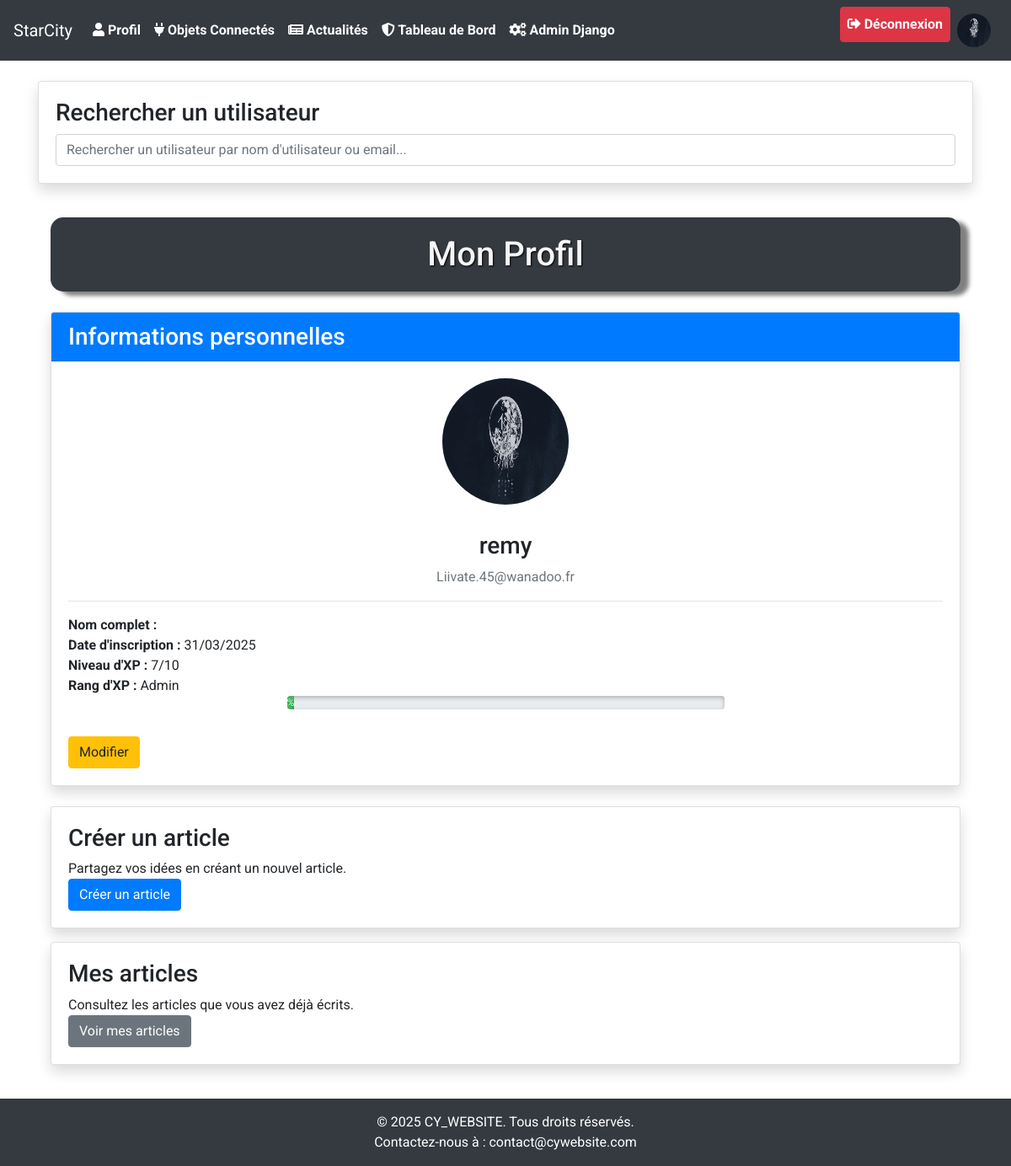
The page /news/visualisation/ (signed in) on the database its author committed.
### news/models.py (models this page shows)
class SiteAppearance(models.Model):
    PRIMARY_COLOR_CHOICES = [
        ('#1e2a47', 'Bleu foncé (défaut)'),
        ('#28a745', 'Vert'),
        ('#dc3545', 'Rouge'),
        ('#ffc107', 'Jaune'),
        ('#17a2b8', 'Bleu clair'),
        ('#6610f2', 'Violet'),
        ('#fd7e14', 'Orange'),
        ('#343a40', 'Noir'),
    ]
    FONT_CHOICES = [
        ('Roboto, sans-serif', 'Roboto (défaut)'),
        ('Arial, sans-serif', 'Arial'),
        ('Helvetica, sans-serif', 'Helvetica'),
        ('Times New Roman, serif', 'Times New Roman'),
        ('Georgia, serif', 'Georgia'),
        ('Courier New, monospace', 'Courier New'),
    ]
    primary_color = models.CharField(max_length=20, choices=PRIMARY_COLOR_CHOICES, default='#1e2a47')
    font_family = models.CharField(max_length=50, choices=FONT_CHOICES, default='Roboto, sans-serif')
    enable_animations = models.BooleanField(default=True)
    site_title = models.CharField(max_length=100, default='StarCity')
    footer_text = models.CharField(max_length=200, default='© 2025 CY_WEBSITE. Tous droits réservés.')
    class Meta:
        verbose_name = "Apparence du site"
        verbose_name_plural = "Apparence du site"
    @classmethod
    def get_current(cls):
        appearance, created = cls.objects.get_or_create(pk=1)
        return appearance

### user/models.py (models this page shows, shortened)
class User(AbstractUser):
    profile_picture = models.ImageField(
        upload_to='data/profile_pictures/',
        blank=True,
        null=True,
        help_text="Téléchargez une image de profil (formats acceptés : JPEG, PNG)."
    )
    groups = models.ManyToManyField(
        'auth.Group',
        related_name='custom_user_set',  # Nom unique pour éviter les conflits
        blank=True
    )
    user_permissions = models.ManyToManyField(
        'auth.Permission',
        related_name='custom_user_permissions_set',  # Nom unique pour éviter les conflits
        blank=True
    )
    XP_LEVEL_CHOICES = [
        ('simple', 'Simple'),
        ('intermediate', 'Intermédiaire'),  # Nouveau niveau ajouté
        ('complex', 'Complexe'),
        ('admin', 'Admin'),
    ]
    xp_level = models.CharField(
        max_length=15,  # Augmentez la longueur pour inclure "intermediate"
        choices=XP_LEVEL_CHOICES,
        default='simple',
        verbose_name="Niveau d'XP"
    )
    date_naissance = models.DateField(
        blank=True,
        null=True,
        help_text="Entrez votre date de naissance (format : DD-MM-YYYY)."
    )
    xp_points = models.IntegerField(default=0)
    login_count = models.IntegerField(default=0, help_text="Nombre de connexions de l'utilisateur.")
    class Meta:
        verbose_name = "Utilisateur"
        verbose_name_plural = "Utilisateurs"
        ordering = ['-date_joined']

### news/views.py (the view)
# urls.py: path('visualisation/', views.visualisation, name='visualisation'),
@login_required
def visualisation(request):
    return render(request, "news/visualisation.html", {
        "user": request.user,
    })

### news/context_processors.py (called while the page is built)
def site_appearance(request):
    try:
        return {
            'site_appearance': SiteAppearance.get_current()
        }
    except (OperationalError, ProgrammingError):
        class DefaultAppearance:
            primary_color = '#1e2a47'
            font_family = 'Roboto, sans-serif'
            enable_animations = True
            site_title = 'StarCity'
            footer_text = '© 2025 CY_WEBSITE. Tous droits réservés.'
        return {
            'site_appearance': DefaultAppearance()
        }

### news/templates/news/visualisation.html (shortened to what this page needs)
{% extends 'cyWebsite/base.html' %}
{% load static %}
{% block content %}
<div class="container mt-4">
    <div class="card shadow mb-3 no-hover-animation">
        <div class="card-body">
            <h3>Rechercher un utilisateur</h3>
            <div class="input-group">
                <input type="text" id="search-user-input" class="form-control" placeholder="Rechercher un utilisateur par nom d'utilisateur ou email...">
            </div>
        </div>
    </div>
    <div class="no-hover-animation container py-4">
        <h1 class="text-center mb-4">Mon Profil</h1>
        <div class="card shadow mb-4 no-hover-animation">
            <div class="card-header bg-primary text-white">
                <h3 class="mb-0">Informations personnelles</h3>
            </div>
            <div class="card-body">
                <div class="text-center mb-4">
                    <form method="post" action="{% url 'user:update_profile_picture' %}" enctype="multipart/form-data">
                        <label for="profile_picture_input" style="cursor: pointer;">
                            <img src="{% if user.profile_picture %}{{ user.profile_picture.url }}{% else %}{% static 'default_profile.png' %}{% endif %}"
                                 alt="Photo de profil" class="rounded-circle" style="width: 150px; height: 150px;">
                        </label>
                    </form>
                </div>
                <h3 class="text-center mt-3">{{ user.username }}</h3>
                <p class="text-center text-muted">{{ user.email }}</p>
                <hr>
                <p><strong>Nom complet :</strong> {{ user.first_name }} {{ user.last_name }}</p>
                <p><strong>Date d'inscription :</strong> {{ user.date_joined|date:"d/m/Y" }}</p>
                <p><strong>Niveau d'XP :</strong> {{ user.xp_points }}/10</p>
                <p><strong>Rang d'XP :</strong> {{ user.get_xp_level_display }}</p>
                <div class="progress mb-3" style="margin: 0 auto;">
                    <div class="progress-bar progress-bar-striped bg-success progress-bar-animated" role="progressbar" style="width: {{ pourcentage }}%;" aria-valuenow="{{ pourcentage }}" aria-valuemin="0" aria-valuemax="100">{{ pourcentage }}%</div>
                </div>
                <button class="btn btn-warning mt-3" data-toggle="modal" data-target="#editUserInfoModal">Modifier</button>
            </div>
        </div>
        {% if user.xp_level in 'complex admin' %}
        <div class="card shadow mb-3">
            <div class="card-body">
                <h3>Créer un article</h3>
                <p>Partagez vos idées en créant un nouvel article.</p>
                <a href="{% url 'news:create_article' %}" class="btn btn-primary">Créer un article</a>
            </div>
        </div>
        <div class="card shadow mb-3">
            <div class="card-body">
                <h3>Mes articles</h3>
                <p>Consultez les articles que vous avez déjà écrits.</p>
                <a href="{% url 'news:my_articles' %}" class="btn btn-secondary">Voir mes articles</a>
            </div>
        </div>
        {% endif %}
    </div>
</div>
{% endblock %}

### cyWebsite/templates/cyWebsite/base.html (shortened to what this page needs)
{% load static %}
<!DOCTYPE html>
<html lang="fr">
<head>
    <link rel="stylesheet" href="https://stackpath.bootstrapcdn.com/bootstrap/4.5.2/css/bootstrap.min.css">
    <link rel="stylesheet" href="{% static 'styles.css' %}">
    <link rel="stylesheet" href="https://cdnjs.cloudflare.com/ajax/libs/font-awesome/5.15.4/css/all.min.css">
    <link rel="stylesheet" href="https://unpkg.com/leaflet@1.9.4/dist/leaflet.css" />
</head>
<body>
<div class="wrapper">
    <nav class="navbar navbar-expand-lg navbar-dark">
        <a class="navbar-brand" href="{% url 'index' %}">{{ site_appearance.site_title }}</a>
        <div class="collapse navbar-collapse" id="navbarNav">
            <ul class="navbar-nav">
                {% if user.is_authenticated %}
                <li class="nav-item"><a class="nav-link" href="{% url 'news:visualisation' %}"><i class="fas fa-user"></i> Profil</a></li>
                <li class="nav-item"><a class="nav-link" href="{% url 'objConnecte:obj-index' %}"><i class="fas fa-plug"></i> Objets Connectés</a></li>
                <li class="nav-item"><a class="nav-link" href="{% url 'news:index' %}"><i class="fas fa-newspaper"></i> Actualités</a></li>
                {% endif %}
                {% if user.is_authenticated and user.xp_level == 'admin' %}
                    <li class="nav-item"><a class="nav-link" href="{% url 'news:administration' %}"><i class="fas fa-shield-alt"></i> Tableau de Bord</a></li>
                    <li class="nav-item"><a class="nav-link" href="/admin/"><i class="fas fa-cogs"></i> Admin Django</a></li>
                {% endif %}
            </ul>
            <ul class="navbar-nav ml-auto">
                {% if user.is_authenticated %}
                <li class="nav-item">
                    <a class="nav-link btn btn-danger text-white" href="{% url 'user:logout' %}"><i class="fas fa-sign-out-alt"></i> Déconnexion</a>
                </li>
                <li class="nav-item">
                    <a class="nav-link" href="{% url 'user:update_user' %}">
                        <img src="{% if user.profile_picture %}{{ user.profile_picture.url }}{% else %}{% static 'default_profile.png' %}{% endif %}" alt="Profile Picture" class="rounded-circle" style="width: 40px; height: 40px;">
                    </a>
                </li>
                {% endif %}
            </ul>
        </div>
    </nav>
        {% block content %}
        {% endblock %}
</div>
    <footer class="bg-dark text-center text-white py-3">
        <p>{{ site_appearance.footer_text }}</p>
        <p>Contactez-nous à : <a href="mailto:contact@cywebsite.com" class="text-white">contact@cywebsite.com</a></p>
    </footer>
</body>
</html>

### cyWebsite/static/styles.css (style rules this page uses)
body { font-family: 'Montserrat',Arial, sans-serif; margin: 0; padding: 0; }
p { margin-top: 0; margin-bottom: 0rem; }
h1 { background-color: #343a40; color: whitesmoke; text-shadow: 1px 1px 2px black; box-shadow: 10px 5px 5px grey; padding: 20px; text-align: center; border-radius: 15px; font-family: 'Roboto', sans-serif; }
.navbar-nav .nav-link { font-weight: bold; }
.progress { box-shadow: 0 2px 5px rgba(0, 0, 0, 0.25) inset; width: 50%; }
.card { box-shadow: 0 0 10px rgba(0, 0, 0, 0.1); }

### rows shown on the page
SiteAppearance: site_title "StarCity", footer_text "© 2025 CY_WEBSITE. Tous droits réservés."
User: profile_picture (picture), username "remy", email "Liivate.45@wanadoo.fr", date_joined "31/03/2025", xp_points "7", xp_level "Admin"
